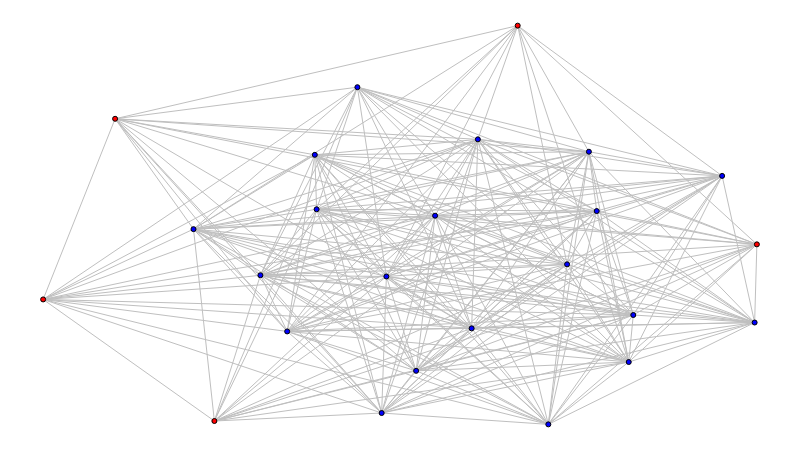

Here is the notebook cell this chart was saved with:
### Markdown cell above
Simulação com visualização, quando apenas uma minoria dos nós busca reduzir a restrição de Burt, enquanto todos os outros buscam aumentar:

### Code cell
num_closers = int(FRAC_CLOSERS * NUM_NODES)

g = simulate(num_closers)

sn.reset_positions(g)

sn.show_graph(g)

### Figure 1 — Plotly figure (JSON) as saved in the notebook; plotly's stock layout.template omitted (floating-point values rounded to 4 significant figures; data arrays with more than 128 entries replaced by an {"elided": "..."} marker saying what was removed)
{"data": [{"hoverinfo": "none", "line": {"color": "rgb(191, 191, 191)", "width": 1}, "mode": "lines", "type": "scatter", "uid": "024b2d71-c4d9-4ab8-a875-ce25581c311a", "x": {"elided": "750 float values"}, "y": {"elided": "750 float values"}}, {"hoverinfo": "none", "marker": {"color": "rgb(0, 0, 255)", "line": {"color": "rgb(0, 0, 0)", "width": 1}, "size": 5}, "mode": "markers+text", "text": [], "textfont": {"color": "rgb(255, 255, 255)"}, "textposition": "middle center", "type": "scatter", "uid": "c3f71045-6f7e-4d62-88f5-9e446b342067", "x": [0.7647, 0.7078, 0.3832, 0.6004, 0.4403, 0.4743, 0.9969, 0.5492, 0.8268, 0.6091, 0.3044, 0.3419, 0.9513, 0.7756, 0.8205, 0.5226, 0.3807, 0.4809, 0.7341, 0.2107], "y": [0.6837, 0, 0.5394, 0.2408, 0.8456, 0.02847, 0.2554, 0.5234, 0.2743, 0.7149, 0.374, 0.2331, 0.6232, 0.535, 0.1564, 0.1342, 0.676, 0.3709, 0.4014, 0.4896]}, {"hoverinfo": "none", "marker": {"color": "rgb(255, 0, 0)", "line": {"color": "rgb(0, 0, 0)", "width": 1}, "size": 5}, "mode": "markers+text", "text": [], "textfont": {"color": "rgb(255, 255, 255)"}, "textposition": "middle center", "type": "scatter", "uid": "65f0e085-5d0b-4a52-a897-356094b8ccb3", "x": [1, 0.1008, 0.6649, 0, 0.2399], "y": [0.4515, 0.7664, 1, 0.3133, 0.008459]}], "layout": {"height": 450, "margin": {"b": 0, "l": 0, "r": 0, "t": 0}, "showlegend": false, "width": 800, "xaxis": {"showgrid": false, "showticklabels": false, "zeroline": false}, "yaxis": {"showgrid": false, "showticklabels": false, "zeroline": false}}}
